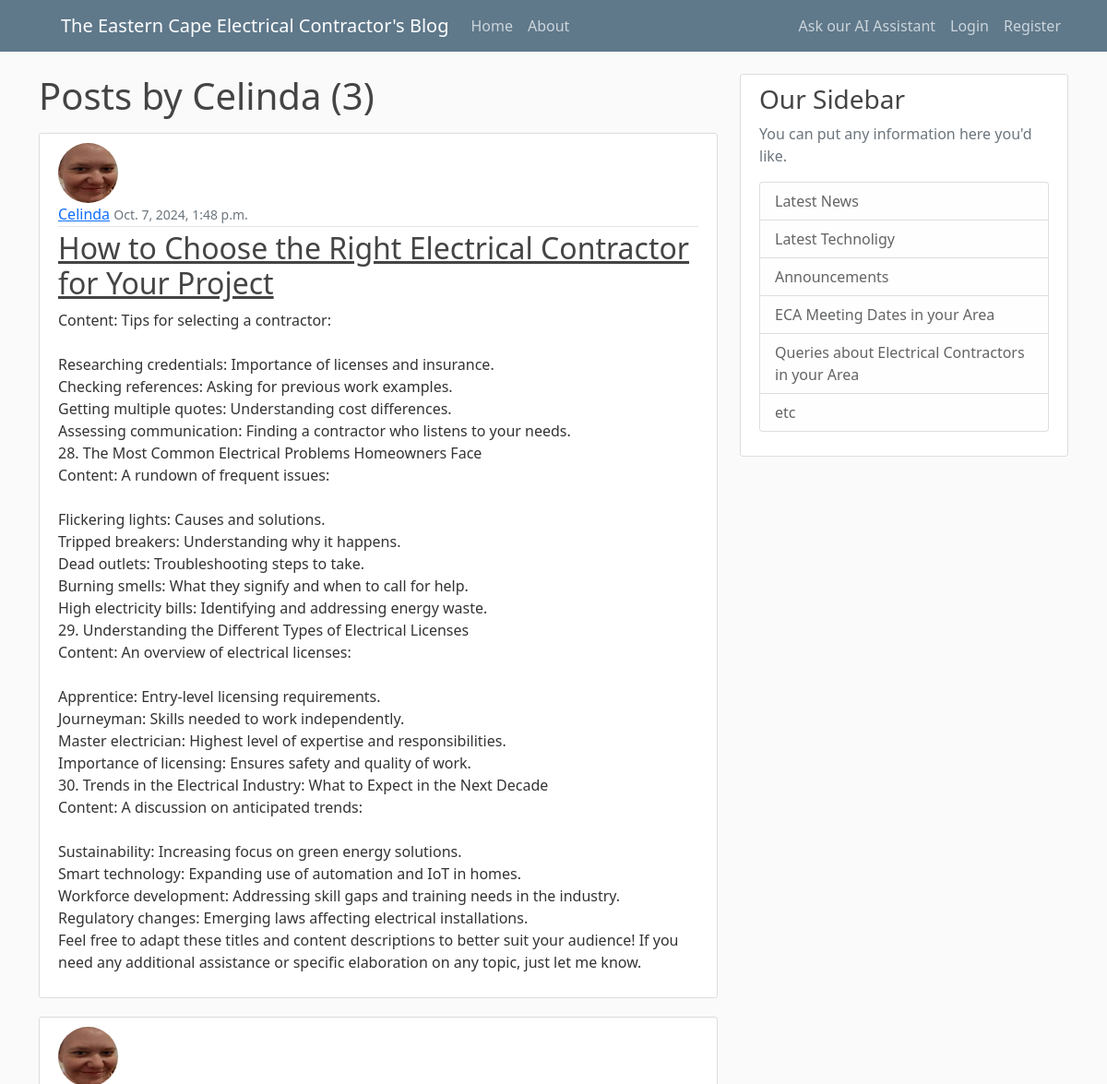
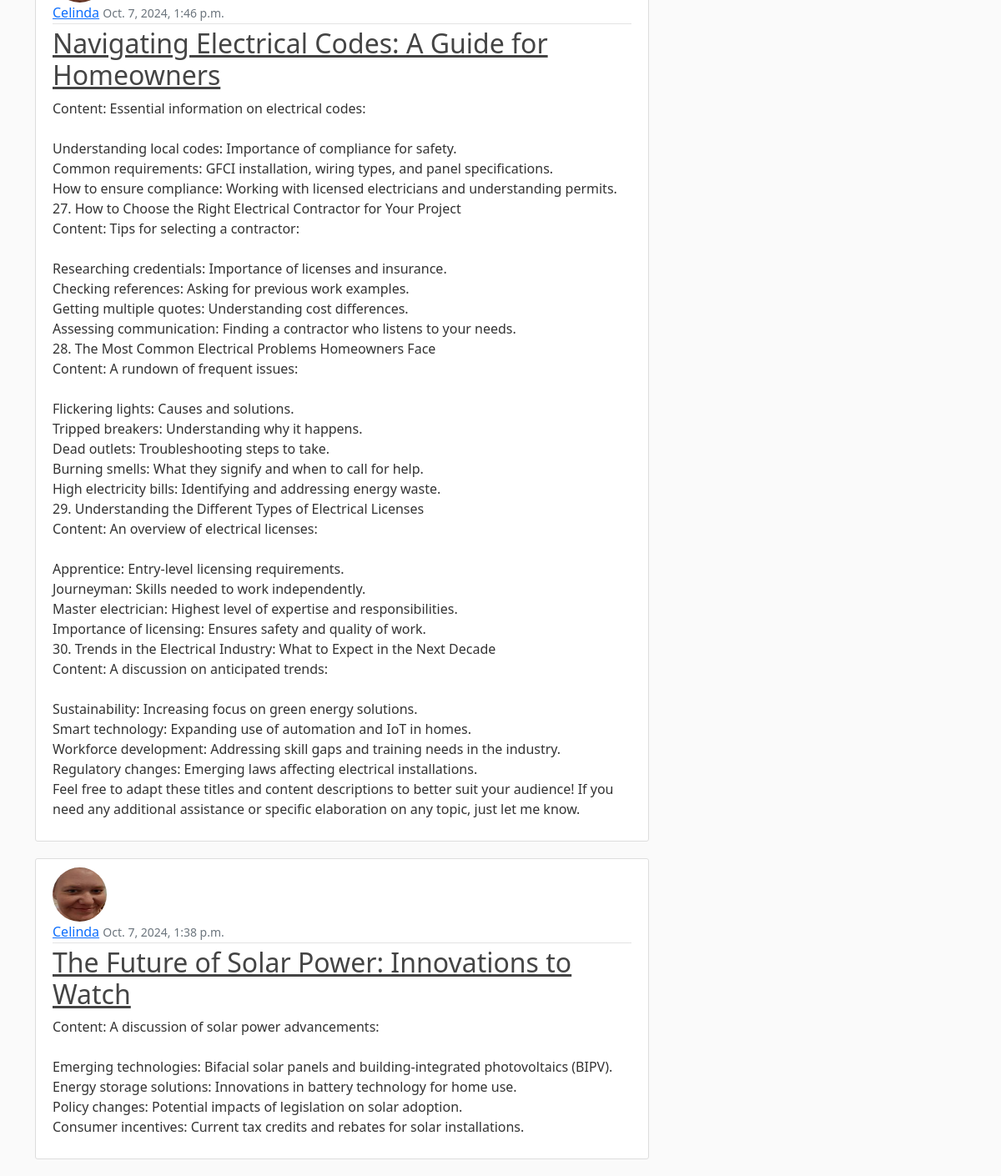
/user/Celinda, run on the app's committed database (2 pictures, top to bottom).
### CoC_Blog/models.py (models this page shows, shortened)
class Post(models.Model):
    title = models.CharField(max_length=100)
    content = models.TextField()
    date_posted = models.DateTimeField(default=timezone.now)
    author = models.ForeignKey(User, on_delete=models.CASCADE)

### users/models.py (models this page shows, shortened)
class Profile(models.Model):
    user = models.OneToOneField(User, on_delete=models.CASCADE)
    image = models.ImageField(default='default.jpg', upload_to='profile_pics')

### CoC_Blog/views.py (the view)
# urls.py: path('user/<str:username>', UserPostListView.as_view(), name='user-posts'),
class UserPostListView(ListView):
    model = Post
    template_name = 'CoC_Blog/user_posts.html' # <app>/<model>_<viewtype>.html
    context_object_name = 'posts'
    paginate_by = 3
    def get_queryset(self):
        user = get_object_or_404(User, username=self.kwargs.get('username'))
        return Post.objects.filter(author=user).order_by('-date_posted')

### CoC_Blog/templates/CoC_Blog/user_posts.html (shortened to what this page needs)
{% extends "CoC_Blog/base.html" %}
{% block content %}
    <h1 class="mb-3">Posts by {{ view.kwargs.username }} ({{ page_obj.paginator.count }})</h1>
    {% for post in posts %}
        <article class="media content-section">
         <img class="rounded-circle article-img" src="{{ post.author.profile.image.url }}">
          <div class="media-body">
            <div class="article-metadata">
              <a class="mr-2" href="{% url 'user-posts' post.author.username %}">{{ post.author }}</a>
              <small class="text-muted">{{ post.date_posted }}</small>
            </div>
            <h2><a class="article-title" href="{% url 'post-detail' post.id %}">{{ post.title }}</a></h2>
            <p class="article-content">{{ post.content }}</p>
            </div>
        </article>
    {% endfor %}
{% endblock content %}

### static/CoC_Blog/main.css (style rules this page uses)
body { background: #fafafa; color: #333333; margin-top: 5rem; }
h1, h2, h3, h4, h5, h6 { color: #444444; }
.content-section { background: #ffffff; padding: 10px 20px; border: 1px solid #dddddd; border-radius: 3px; margin-bottom: 20px; }
.article-title { color: #444444; }
.article-content { white-space: pre-line; }
.article-img { height: 65px; width: 65px; margin-right: 16px; }
.article-metadata { padding-bottom: 1px; margin-bottom: 4px; border-bottom: 1px solid #e3e3e3 }

### data on the page
Post: author.profile.image (picture), author "Celinda", date_posted "Oct. 7, 2024, 1:48 p.m.", title "How to Choose the Right Electrical Contractor for Your Project", content "Content: Tips for selecting a contractor: Researching credentials: Importance of licenses and insurance. Checking references: Asking for previous work examples. Getting multiple quotes: Understanding cost differences. Assessing communication: Finding a contractor who listens to your needs. 28. The Most Common Electrical Problems Homeowners Face Content: A rundown of frequent issues: Flickering lights: Causes and solutions. Tripped breakers: Understanding why it happens. Dead outlets: Troubleshooting steps to take. Burning smells: What they signify and when to call for help. High electricity bills: Identifying and addressing energy waste. 29. Understanding the Different Types of Electrical…"
Post: author.profile.image (picture), author "Celinda", date_posted "Oct. 7, 2024, 1:46 p.m.", title "Navigating Electrical Codes: A Guide for Homeowners", content "Content: Essential information on electrical codes: Understanding local codes: Importance of compliance for safety. Common requirements: GFCI installation, wiring types, and panel specifications. How to ensure compliance: Working with licensed electricians and understanding permits. 27. How to Choose the Right Electrical Contractor for Your Project Content: Tips for selecting a contractor: Researching credentials: Importance of licenses and insurance. Checking references: Asking for previous work examples. Getting multiple quotes: Understanding cost differences. Assessing communication: Finding a contractor who listens to your needs. 28. The Most Common Electrical Problems Homeowners Face…"
Post: author.profile.image (picture), author "Celinda", date_posted "Oct. 7, 2024, 1:38 p.m.", title "The Future of Solar Power: Innovations to Watch", content "Content: A discussion of solar power advancements: Emerging technologies: Bifacial solar panels and building-integrated photovoltaics (BIPV). Energy storage solutions: Innovations in battery technology for home use. Policy changes: Potential impacts of legislation on solar adoption. Consumer incentives: Current tax credits and rebates for solar installations."

### other printed values
{{ view.kwargs.username }} "Celinda"
{{ page_obj.paginator.count }} "3"
